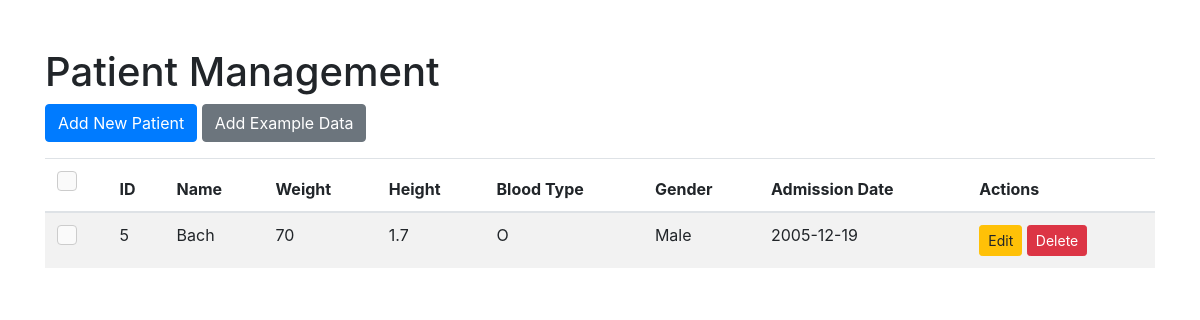
The app's page /, older data.
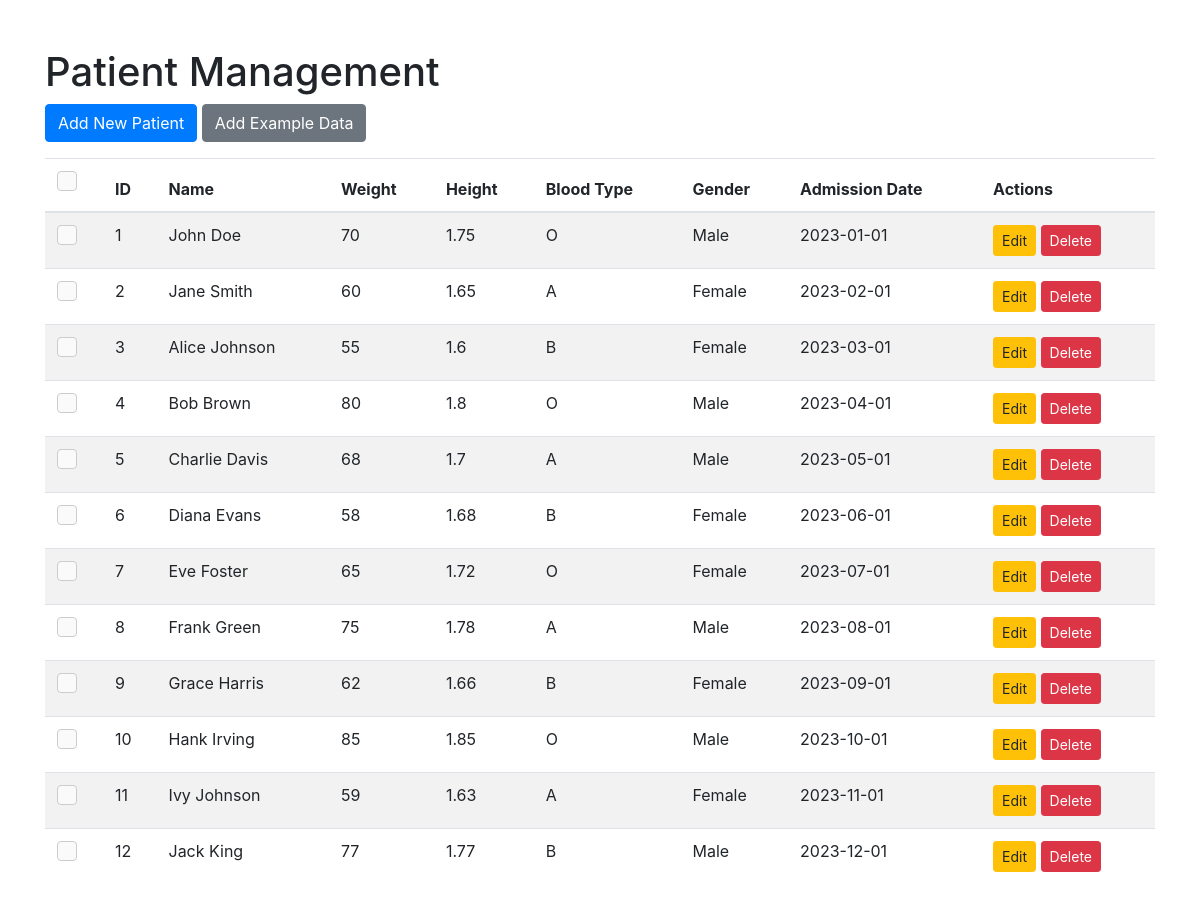
The same page, newer data.
### tables this page shows
CREATE TABLE patients (
            id INTEGER PRIMARY KEY AUTOINCREMENT,
            ten TEXT NOT NULL,
            can_nang INTEGER NOT NULL CHECK(can_nang BETWEEN 30 AND 90),
            chieu_cao REAL NOT NULL CHECK(chieu_cao BETWEEN 1.5 AND 1.9),
            nhom_mau TEXT CHECK(nhom_mau IN ('A', 'B', 'O')),
            gioi BOOLEAN NOT NULL,
            ngay_nhap_vien DATE NOT NULL
        );

### app.py (the view)
@app.route('/')
def index():
    conn = connect_db()
    cursor = conn.cursor()
    cursor.execute('SELECT * FROM patients ORDER BY id ASC')
    patients = cursor.fetchall()
    conn.close()
    return render_template('index.html', patients=patients)

### app.py (called while the page is built)
def connect_db():
    return sqlite3.connect('patients.db')

### templates/index.html (shortened to what this page needs)
<head>
    <link rel="stylesheet" href="https://stackpath.bootstrapcdn.com/bootstrap/4.5.2/css/bootstrap.min.css">
    <link rel="stylesheet" href="{{ url_for('static', filename='style.css') }}">
    <link rel="stylesheet" href="https://cdnjs.cloudflare.com/ajax/libs/font-awesome/5.15.3/css/all.min.css">
</head>
<body>
    <div class="container">
        <h1 class="mt-5">Patient Management</h1>
        <div class="mb-3">
            <a href="{{ url_for('add') }}" class="btn btn-primary">Add New Patient</a>
            <form action="{{ url_for('add_example_data') }}" method="post" style="display:inline;">
                <button type="submit" class="btn btn-secondary">Add Example Data</button>
            </form>
        </div>
        <table class="table table-striped">
            <thead>
                <tr>
                    <th class="no-select"><label class="custom-checkbox"><input type="checkbox" id="selectAll" title="Select All" onclick="toggleSelectAll()"><span class="checkmark"></span></label></th>
                    <th class="no-select">ID</th>
                    <th class="no-select" onclick="sortTable(2)">Name </th>
                    <th class="no-select" onclick="sortTable(3)">Weight </th>
                    <th class="no-select" onclick="sortTable(4)">Height </th>
                    <th class="no-select" onclick="sortTable(5)">Blood Type </th>
                    <th class="no-select" onclick="sortTable(6)">Gender </th>
                    <th class="no-select" onclick="sortTable(7)">Admission Date </th>
                    <th class="no-select">Actions</th>
                </tr>
            </thead>
            <tbody id="patientTable">
                {% for patient in patients %}
                <tr>
                    <td><label class="custom-checkbox"><input type="checkbox" class="selectPatient" title="Select Patient" value="{{ patient[0] }}" onclick="toggleDeleteButton()"><span class="checkmark"></span></label></td>
                    <td>{{ patient[0] }}</td>
                    <td>{{ patient[1] }}</td>
                    <td>{{ patient[2] }}</td>
                    <td>{{ patient[3] }}</td>
                    <td>{{ patient[4] }}</td>
                    <td>{{ 'Male' if patient[5] else 'Female' }}</td>
                    <td>{{ patient[6] }}</td>
                    <td>
                        <a href="{{ url_for('edit', id=patient[0]) }}" class="btn btn-warning btn-sm">Edit</a>
                        <form action="{{ url_for('delete', id=patient[0]) }}" method="post" style="display:inline;" onsubmit="return confirmDelete()">
                            <button type="submit" class="btn btn-danger btn-sm">Delete</button>
                        </form>
                    </td>
                </tr>
                {% endfor %}
            </tbody>
        </table>
    </div>
</body>
</html>

### static/style.css (style rules this page uses)
.no-select { -webkit-user-select: none; -moz-user-select: none; -ms-user-select: none; user-select: none; }
th { position: relative; cursor: pointer; padding-left: 25px; }
.custom-checkbox { position: relative; display: inline-block; width: 20px; height: 20px; }
.custom-checkbox .checkmark { position: absolute; top: 0; left: 0; height: 20px; width: 20px; background-color: #fafafa; border-radius: 4px; border: 1px solid #ccc; }
.custom-checkbox .checkmark:after { content: ""; position: absolute; display: none; }
.custom-checkbox .checkmark:after { left: 7px; top: 3px; width: 5px; height: 10px; border: solid white; border-width: 0 2px 2px 0; transform: rotate(45deg); }

Row changes from the older to the newer data that the page shows:
added patients: id "1", ten "John Doe", can_nang "70", chieu_cao "1.75", nhom_mau "O", gioi "Male", ngay_nhap_vien "2023-01-01"
added patients: id "2", ten "Jane Smith", can_nang "60", chieu_cao "1.65", nhom_mau "A", gioi "Female", ngay_nhap_vien "2023-02-01"
added patients: id "3", ten "Alice Johnson", can_nang "55", chieu_cao "1.6", nhom_mau "B", gioi "Female", ngay_nhap_vien "2023-03-01"
added patients: id "4", ten "Bob Brown", can_nang "80", chieu_cao "1.8", nhom_mau "O", gioi "Male", ngay_nhap_vien "2023-04-01"
changed patients id 5: ten "Bach" → "Charlie Davis"; can_nang "70" → "68"; nhom_mau "O" → "A"; ngay_nhap_vien "2005-12-19" → "2023-05-01"
added patients: id "6", ten "Diana Evans", can_nang "58", chieu_cao "1.68", nhom_mau "B", gioi "Female", ngay_nhap_vien "2023-06-01"
added patients: id "7", ten "Eve Foster", can_nang "65", chieu_cao "1.72", nhom_mau "O", gioi "Female", ngay_nhap_vien "2023-07-01"
added patients: id "8", ten "Frank Green", can_nang "75", chieu_cao "1.78", nhom_mau "A", gioi "Male", ngay_nhap_vien "2023-08-01"
added patients: id "9", ten "Grace Harris", can_nang "62", chieu_cao "1.66", nhom_mau "B", gioi "Female", ngay_nhap_vien "2023-09-01"
added patients: id "10", ten "Hank Irving", can_nang "85", chieu_cao "1.85", nhom_mau "O", gioi "Male", ngay_nhap_vien "2023-10-01"
added patients: id "11", ten "Ivy Johnson", can_nang "59", chieu_cao "1.63", nhom_mau "A", gioi "Female", ngay_nhap_vien "2023-11-01"
added patients: id "12", ten "Jack King", can_nang "77", chieu_cao "1.77", nhom_mau "B", gioi "Male", ngay_nhap_vien "2023-12-01"
